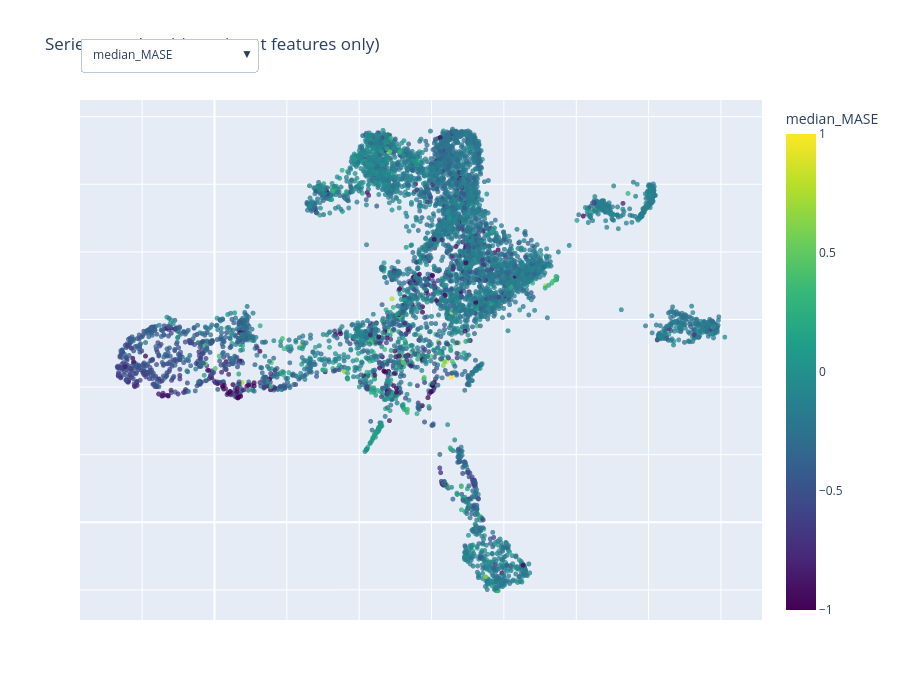

This figure's notebook cell:
### Code cell
P.plot_embedding_interactive(emb)    # as the last line of a cell

### Figure 1 — Plotly figure (JSON) as saved in the notebook; plotly's stock layout.template omitted (floating-point values rounded to 4 significant figures; data arrays with more than 128 entries replaced by an {"elided": "..."} marker saying what was removed)
{"data": [{"hoverinfo": "text", "marker": {"color": {"elided": "6621 float values"}, "colorbar": {"title": {"text": "median_MASE"}}, "colorscale": [[0, "#440154"], [0.1111, "#482878"], [0.2222, "#3e4989"], [0.3333, "#31688e"], [0.4444, "#26828e"], [0.5556, "#1f9e89"], [0.6667, "#35b779"], [0.7778, "#6ece58"], [0.8889, "#b5de2b"], [1, "#fde725"]], "opacity": 0.75, "showscale": true, "size": 5}, "mode": "markers", "text": {"elided": "6621 str values"}, "type": "scattergl", "x": {"elided": "6621 float values"}, "y": {"elided": "6621 float values"}}], "layout": {"height": 700, "title": {"text": "Series map (position = input features only)"}, "updatemenus": [{"buttons": [{"args": [{"marker.color": {"elided": "1x6621 float values"}, "marker.colorbar.title.text": "median_MASE"}], "label": "median_MASE", "method": "restyle"}, {"args": [{"marker.color": {"elided": "1x6621 float values"}, "marker.colorbar.title.text": "flat_share"}], "label": "flat_share", "method": "restyle"}, {"args": [{"marker.color": {"elided": "1x6621 float values"}, "marker.colorbar.title.text": "width_growth"}], "label": "width_growth", "method": "restyle"}, {"args": [{"marker.color": {"elided": "1x6621 float values"}, "marker.colorbar.title.text": "density_dist"}], "label": "density_dist", "method": "restyle"}, {"args": [{"marker.color": {"elided": "1x6621 float values"}, "marker.colorbar.title.text": "amp_rel"}], "label": "amp_rel", "method": "restyle"}, {"args": [{"marker.color": {"elided": "1x6621 float values"}, "marker.colorbar.title.text": "share_worse_than_naive"}], "label": "share_worse_than_naive", "method": "restyle"}], "x": 0, "xanchor": "left", "y": 1.12}], "width": 900, "xaxis": {"showticklabels": false}, "yaxis": {"showticklabels": false}}}
